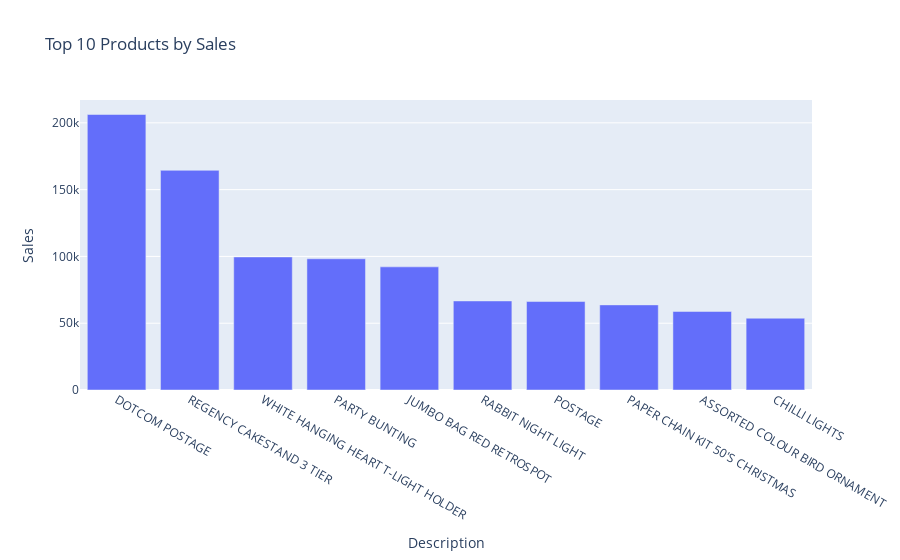

Notebook source saved alongside this figure:
### Code cell
top_10_products = df.groupby('Description')['Sales'].sum().nlargest(10).reset_index()
fig = px.bar(top_10_products, 
             x="Description", 
             y="Sales", 
             title="Top 10 Products by Sales" 
            )

fig.show()

### Figure 1 — Plotly figure (JSON) as saved in the notebook; plotly's stock layout.template omitted (floating-point values rounded to 4 significant figures)
{"data": [{"alignmentgroup": "True", "hovertemplate": "Description=%{x}<br>Sales=%{y}<extra></extra>", "legendgroup": "", "marker": {"color": "#636efa", "pattern": {"shape": ""}}, "name": "", "offsetgroup": "", "orientation": "v", "showlegend": false, "textposition": "auto", "type": "bar", "x": ["DOTCOM POSTAGE", "REGENCY CAKESTAND 3 TIER", "WHITE HANGING HEART T-LIGHT HOLDER", "PARTY BUNTING", "JUMBO BAG RED RETROSPOT", "RABBIT NIGHT LIGHT", "POSTAGE", "PAPER CHAIN KIT 50'S CHRISTMAS ", "ASSORTED COLOUR BIRD ORNAMENT", "CHILLI LIGHTS"], "xaxis": "x", "y": [206200.0, 164500.0, 99610.0, 98240.0, 92180.0, 66660.0, 66230.0, 63720.0, 58790.0, 53750.0], "yaxis": "y"}], "layout": {"barmode": "relative", "legend": {"tracegroupgap": 0}, "title": {"text": "Top 10 Products by Sales"}, "xaxis": {"anchor": "y", "domain": [0, 1], "title": {"text": "Description"}}, "yaxis": {"anchor": "x", "domain": [0, 1], "title": {"text": "Sales"}}}}
